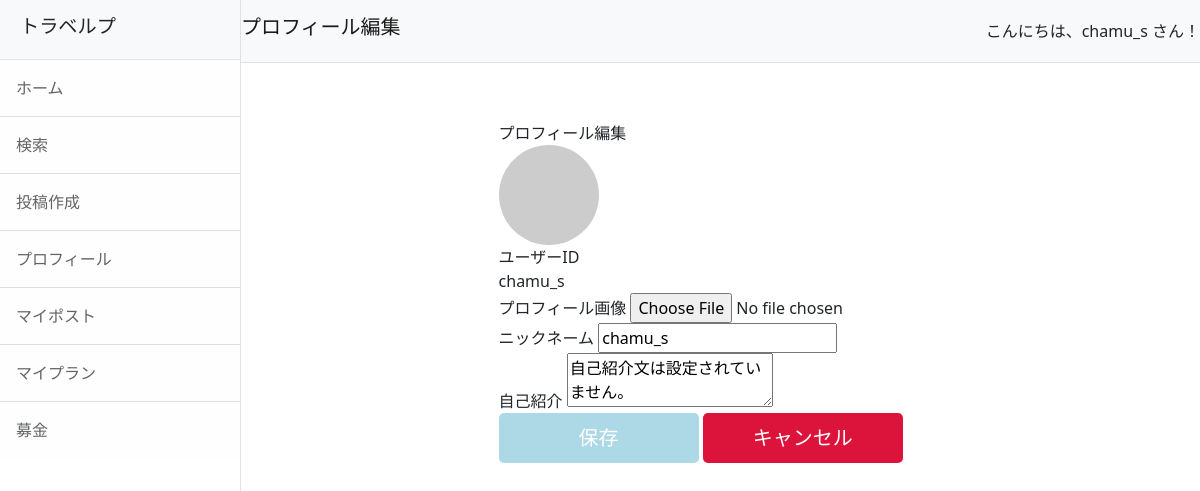
The app's page /profile/edit/4/ (signed in) with its own data.
### accounts/models.py (models this page shows, shortened)
class CustomUser(AbstractUser):
    pass
    nickname = models.CharField(max_length=150, blank=True, null=True)
    profile_image = models.ImageField(upload_to='profile_images/', null=True, blank=True)
    profile_description = models.TextField(null=True, blank=True)

### travelp/views.py (the view, shortened to what this page needs)
# urls.py: path('profile/edit/<int:pk>/', views.EditProfileView.as_view(), name='edit_profile'),
class EditProfileView(UpdateView):
    model = CustomUser  # 編集するモデルを指定
    form_class = ProfileEditForm  # 使用するフォームクラスを指定
    template_name = 'edit_profile.html'  # 使用するテンプレートを指定
    success_url = reverse_lazy('travelp:myprofile')  # 編集が成功した後にリダイレクトするURL
    def get_object(self, queryset=None):
        return self.request.user

### travelp/forms.py
class ProfileEditForm(forms.ModelForm):
    class Meta:
        model = CustomUser
        fields = ['nickname', 'profile_image', 'profile_description']
        widgets = {
            'profile_description': forms.Textarea(attrs={'rows': 3, 'cols': 40}),
        }

### travelp/templates/edit_profile.html (shortened to what this page needs)
{% extends 'base.html' %}
{% block header %}プロフィール編集{% endblock %}
{% block content %}
<section class="container my-5">
    <div class="profile-container">
        <div class="profile-header">プロフィール編集</div>
        <div class="profile-info">
            <div class="icon">
                {% if form.instance.profile_image %}
                    <img id="profile-image" src="{{ form.instance.profile_image.url }}" alt="プロフィール画像" width="100">
                {% else %}
                    <img id="profile-image" src="https://via.placeholder.com/100" alt="プロフィール画像" width="100">
                {% endif %}
            </div>
            <div class="details">
                <div>
                    <div class="label">ユーザーID</div>
                    <div class="content no-underline">{{ request.user.username }}</div>
                </div>
            </div>
        </div>
        <div class="edit-form">
            <form method="POST" enctype="multipart/form-data">
                <div class="form-group">
                    <label for="profile_image">プロフィール画像</label>
                    <input type="file" name="profile_image" id="profile-image-input" accept="image/*" onchange="previewImage(event)">
                </div>
                <div class="form-group">
                    <label for="nickname">ニックネーム</label>
                    <input type="text" name="nickname" id="nickname" value="{{ form.instance.nickname|default:request.user.username }}" placeholder="新しいニックネーム">
                </div>
                <div class="form-group">
                    <label for="profile_description">自己紹介</label>
                    <textarea name="profile_description" id="profile_description" placeholder="自己紹介文を入力">{{ form.instance.profile_description|default:"自己紹介文は設定されていません。" }}</textarea>
                </div>
                <div class="button-container">
                    <button type="submit" class="button">保存</button>
                    <button type="button" class="button1" onclick="cancelEdit()">キャンセル</button>
                </div>
            </form>
        </div>
    </div>
</section>
{% endblock %}

### travelp/templates/base.html (shortened to what this page needs)
{% load static %}
<!DOCTYPE html>
<html lang="ja">
    <head>
        <link href="{% static 'css/styles.css' %}" rel="stylesheet" />
        <link rel="stylesheet" href="https://unpkg.com/leaflet@1.7.1/dist/leaflet.css" />
    </head>
    <body class="{% if request.user.is_staff %} dark-mode {% endif %}">
        <div class="d-flex" id="wrapper">
            <div class="border-end bg-white" id="sidebar-wrapper">
                <div class="sidebar-heading border-bottom bg-light">
                    <h1 class="navbar-brand">トラベルプ</h1>
                </div>
                <div class="list-group list-group-flush">
                    <a class="list-group-item list-group-item-action list-group-item-light p-3" href="{% url 'travelp:index' %}">ホーム</a>
                    <a class="list-group-item list-group-item-action list-group-item-light p-3" href="{% url 'travelp:search' %}">検索</a>
                    <a class="list-group-item list-group-item-action list-group-item-light p-3" href="{% url 'travelp:post' %}">投稿作成</a>
                    {% if request.user.is_authenticated %}
                        <a class="list-group-item list-group-item-action list-group-item-light p-3" href="{% url 'travelp:myprofile' %}">プロフィール</a>
                        <a class="list-group-item list-group-item-action list-group-item-light p-3" href="{% url 'travelp:mypost' %}">マイポスト</a>
                        <a class="list-group-item list-group-item-action list-group-item-light p-3" href="{% url 'travelp:myplan' %}">マイプラン</a>
                        <a class="list-group-item list-group-item-action list-group-item-light p-3" href="{% url 'travelp:fundraising_list' %}">募金</a>
                    {% endif %}
                </div>
            </div>
            <div id="page-content-wrapper">
                <nav class="navbar navbar-expand-lg navbar-light bg-light border-bottom d-flex justify-content-between">
                    <h1 class="navbar-brand">{% block header %}ホーム{% endblock %}</h1>
                    {% if request.user.is_authenticated %}
                        <div class="text-end">
                            こんにちは、{{ request.user.username }} さん！
                        </div>
                    {% endif %}
                </nav>
                <div class="container-fluid">
                    {% block content %}{% endblock %}
                </div>
            </div>
        </div>
    </body>
</html>

### records on screen
CustomUser: user.username "chamu_s", nickname "chamu_s", profile_description "自己紹介文は設定されていません。"
